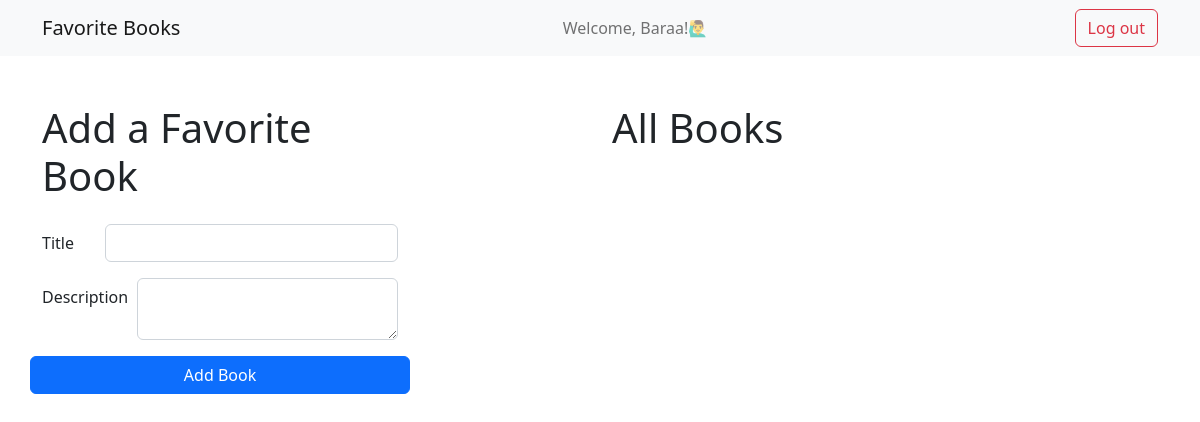
/books (signed in), run on an earlier commit of the app's database.
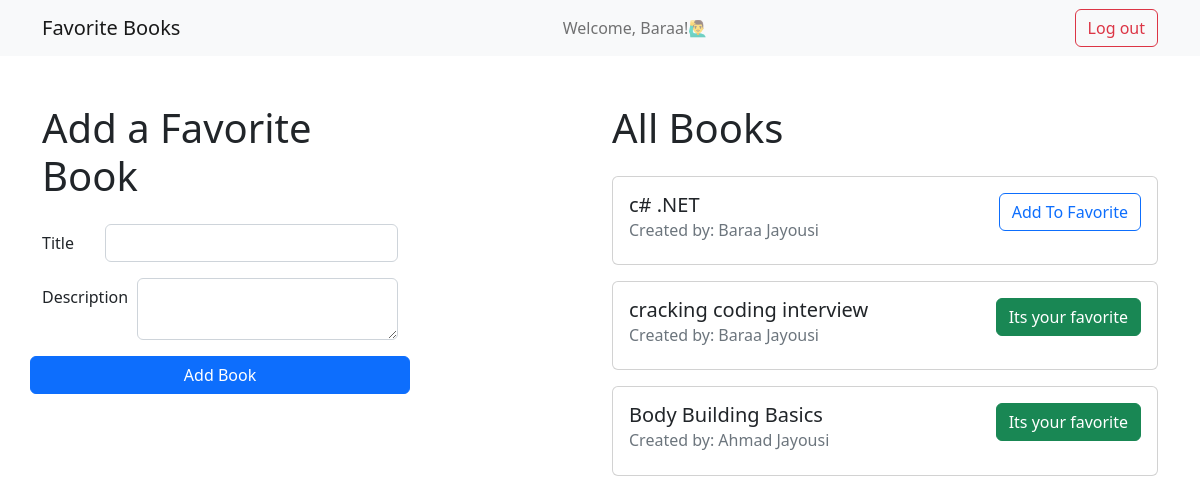
And on a later commit of the database.
### authentication_app/models.py (models this page shows)
class Users(models.Model):
    first_name= models.CharField(max_length=255)
    last_name = models.CharField(max_length=255)
    email = models.EmailField(unique=True, max_length=254)
    password = models.CharField(max_length=60)
    created_at = models.DateTimeField(auto_now_add = True)
    updated_at = models.DateTimeField(auto_now=True)
    objects = UsersMethods()

### fav_books_app/models.py (models this page shows)
class Book(models.Model):
    title = models.CharField(max_length=255)
    description = models.TextField()
    uploaded_by = models.ForeignKey(Users, related_name="books_uploaded", on_delete= models.CASCADE)
    user_who_like = models.ManyToManyField(Users, related_name="liked_books")
    created_at = models.DateTimeField(auto_now_add=True)
    updated_at = models.DateTimeField(auto_now=True)
    objects = BookManager()

### fav_books_app/views.py (the view)
# urls.py: path('',views.render_books_page, name='render_books_page'),
def render_books_page(request):
    if 'user_id' not in request.session:
        return redirect('/')
    context = {
        "user" : Users.objects.get(id = request.session['user_id']),
        "books": Book.objects.all()
    }
    return render(request, 'books_home.html', context)

### fav_books_app/templates/books_home.html (shortened to what this page needs)
{% extends 'main_layout.html' %}
{% block user_greeting %} Welcome, {{user.first_name|title}}!🙋‍♂️ {% endblock %}
{% block content %}
    <div class="row justify-content-between">
        <div class="col-4">
            <h1 class="mb-4">Add a Favorite Book</h1>
            <form action="{% url 'add_fav_book' %}" method="post">
                <div class="row mb-3">
                    <label for="book_title" class="col-form-label col-2">Title</label>
                    <div class="col-10">
                        <input type="text" name="book_title" id="book_title" class="form-control">
                    </div>
                </div>
                <div class="row mb-3">
                    <label for="book_desc" class="col-form-label col-3">Description</label>
                    <div class="col-9">
                        <textarea type="text" name="book_desc" id="book_desc" class="form-control"></textarea>
                    </div>
                </div>
                <div class="row mb-3">
                    <input class="btn btn-primary" type="submit" value="Add Book">
                </div>
            </form>
        </div>
        <div class="col-6">
            <h1 class="mb-4">All Books</h1>
            {% for book in books %}
            <div class="card mb-3">
                <div class="card-body">
                    <div class="row">
                        <div class="col-7"  style="transform: rotate(0);">
                            <h5 class="card-title">{{book.title}}</h5>
                            <h6 class="card-subtitle mb-2 text-muted">Created by: {{book.uploaded_by.first_name|title}} {{book.uploaded_by.last_name|title}}</h6>
                        </div>
                        <div class="col-5 text-end">
                            {% if not user in book.user_who_like.all %}
                            <form action="{% url 'process_fav_book' %}" method="post">
                                <input class="btn btn-outline-primary" type="submit" value="Add To Favorite">
                            </form>
                            {% else %}
                            <a href="#" class="btn btn-success ">Its your favorite</a>
                            {% endif %}
                        </div>
                    </div>
                </div>
            </div>
            {% endfor %}
        </div>
    </div>
{% endblock %}

### authentication_app/templates/main_layout.html (shortened to what this page needs)
<!DOCTYPE html>
<html lang="en">
<head>
    {% load static %}
    <link href="https://cdn.jsdelivr.net/npm/bootstrap@5.2.3/dist/css/bootstrap.min.css" rel="stylesheet">
</head>
<body>
    <nav class="navbar navbar-expand-lg bg-light">
        <div class="container">
            <a class="navbar-brand" href="{% url 'render_authentication_page' %}">Favorite Books</a>
            {% if request.session.user_id %}
            <div class="d-flex" id="navbarNavAltMarkup">
                <span class="navbar-text">
                    {% block user_greeting %} Welcome User {% endblock %}
                </span>
            </div>
            <div class="d-flex" id="navbarNavAltMarkup">
                <div class="navbar-nav">
                    <a class='btn btn-outline-danger' href="{% url 'logout_user' %}" class="nav-link">Log out</a>
                </div>
            </div>
            {% else %}
            <div class="d-flex" id="navbarNavAltMarkup">
                <div class="navbar-nav">
                    <a class="btn btn-outline-success" class="nav-link active" aria-current="page" href="{% url 'render_authentication_page' %}">Login/Register</a>
                </div>
            </div>
            {% endif %}
        </div>
    </nav>
    <div class="container mt-5">
        {% block content %}{% endblock %}
    </div>
</body>
</html>

What changed in the data, as far as the page shows it:
added Book: title "c# .NET", uploaded_by.first_name "Baraa", uploaded_by.last_name "Jayousi"
added Book: title "cracking coding interview", uploaded_by.first_name "Baraa", uploaded_by.last_name "Jayousi", shows "Its your favorite"
added Book: title "Body Building Basics", uploaded_by.first_name "Ahmad", uploaded_by.last_name "Jayousi", shows "Its your favorite"
